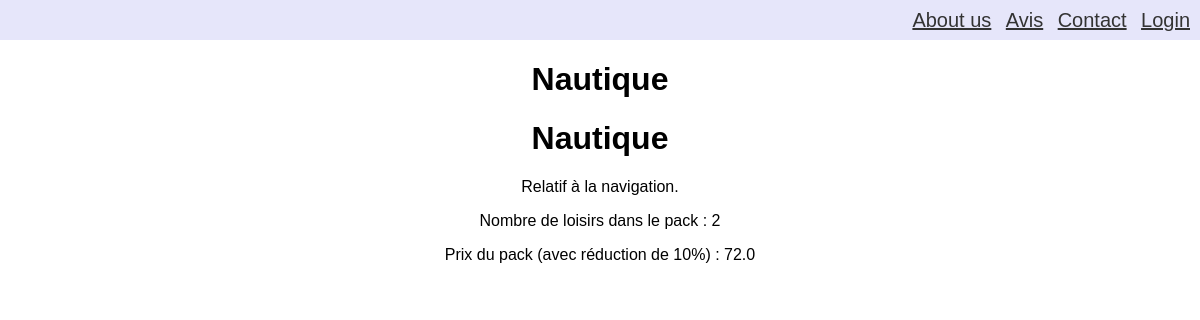
/pack/1/, run on the app's committed database.
### MarseilleInsiderApp/models.py (models this page shows, shortened)
class Pack(models.Model):
    id_pack = models.AutoField(primary_key=True)
    nom_pack = models.CharField(max_length=10, verbose_name="Nom du pack")
    nombre_loisirs = models.IntegerField(validators=[validate_nombre_format], verbose_name="Nombre")
    description = models.TextField(verbose_name="Description du loisir")
    prix_pack= models.IntegerField(verbose_name="Prix du pack")
    def prix_du_pack(self):
        loisirs_du_pack = self.contient_set.select_related('id_loisir__prix_fournisseur').all()
        prix_reduit = sum(loisir.id_loisir.prix_fournisseur.prix_fournisseur * 0.9 for loisir in loisirs_du_pack)
        return prix_reduit

class Contient(models.Model):
    id_loisir=models.ForeignKey(Loisir, on_delete=models.CASCADE)
    id_pack=models.ForeignKey(Pack, on_delete=models.CASCADE)

class Loisir(models.Model):
    SAISON_CHOICES = [
        ('ETE', 'Été'),
        ('HIVER', 'Hiver'),
        ('AUTOMNE', 'Automne'),
        ('PRINTEMPS', 'Printemps'),
        ('TA','Toutes saisons')
    ]
    id_loisir = models.AutoField(primary_key=True)
    nom_loisir = models.CharField(max_length=255, verbose_name="Nom du loisir")
    num_voie = models.IntegerField(verbose_name="Numéro de la voie")
    nom_voie = models.CharField(max_length=50, verbose_name="Nom de la voie")
    code_postal = models.IntegerField(verbose_name="Code postale")
    ville = models.CharField(max_length=50, verbose_name="Ville")
    categorie = models.ForeignKey(Catégorie, on_delete=models.CASCADE)
    id_fournisseur = models.ForeignKey(Fournisseur, on_delete=models.CASCADE)
    prix_fournisseur = models.ForeignKey(Prix, on_delete=models.CASCADE)
    saisons = models.CharField(max_length=10, choices=SAISON_CHOICES, verbose_name="Saison")
    description=models.TextField(verbose_name="Description du loisir")

class Prix(models.Model):
    id_prix = models.AutoField(primary_key=True)
    prix_fournisseur = models.IntegerField(verbose_name="Prix fournisseur")

### MarseilleInsiderApp/views.py (the view)
# urls.py: path('pack/<int:id_pack>/',vw_pack),
def vw_pack(request,id_pack):
   pack=Pack.objects.get(id_pack=id_pack)
   return render(request, "pack_page.html", {"pack":pack})

### MarseilleInsiderApp/templates/pack_page.html
{% extends 'base_1.html' %}
{% load static %}
{% block page_title %}{{ pack.nom_pack }}{% endblock %}
{% block content %}
<h1>{{ pack.nom_pack }}</h1>
<p>{{ pack.description }}</p>
<p>Nombre de loisirs dans le pack : {{ pack.nombre_loisirs }}</p>
<p>Prix du pack (avec réduction de 10%) : {{ pack.prix_du_pack }}</p>
{% endblock %}

### MarseilleInsiderApp/static/css/activity.css (style rules this page uses)
body { font-family: Arial, sans-serif; margin: 0; padding: 0; text-align: center; }

### data on the page
Pack: nom_pack "Nautique", description "Relatif à la navigation.", nombre_loisirs "2", prix_du_pack "72.0"
